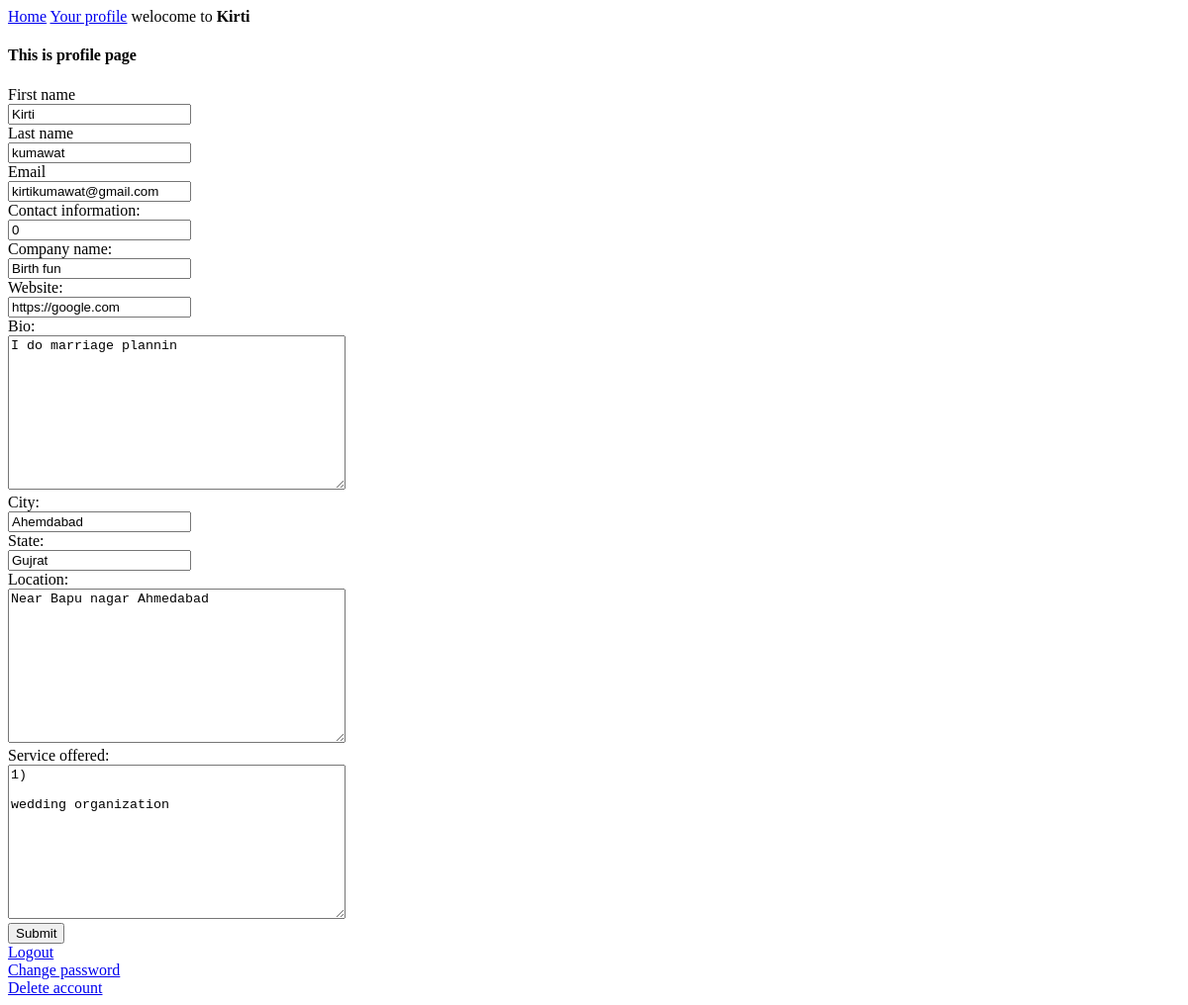
The app's page /profile/22/ (signed in), older data.
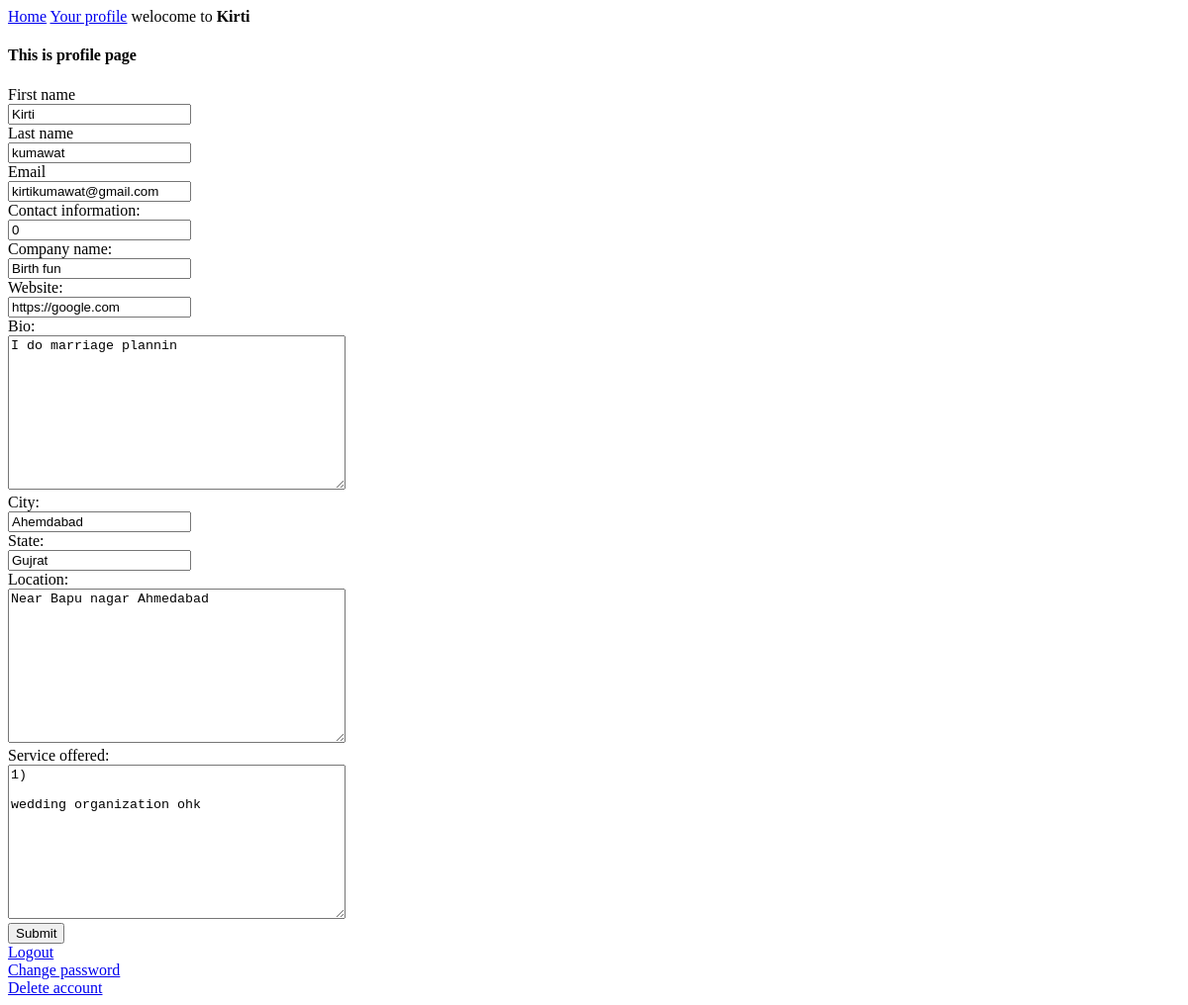
The same page, newer data.
### EventPlanner/models.py (models this page shows, shortened)
class UserProfile(models.Model):
    user = models.OneToOneField(User,on_delete=models.CASCADE)
    user_type = models.CharField(choices=user_type_choices,max_length=50)
    contact_info = models.CharField(max_length=200,blank=True,null=True,verbose_name='Contact information')
    company_name = models.CharField(max_length=50,blank=True,null=True)
    website = models.URLField(max_length=200,blank=True,null=True)
    bio = models.TextField(blank=True,null=True)
    city = models.CharField(max_length=20,null=False,blank=False)
    state = models.CharField(max_length=20,null=False,blank=False)
    location = models.TextField(blank=True,null=True)
    service_offered = models.TextField(blank=True,null=True)

### EventPlanner/views.py (the view, shortened to what this page needs)
# urls.py: path('profile/<int:pk>/',views.profile),
@login_required(login_url='/login-E/')
def profile(request,pk):
    user_errors = None
    profile_errors = None
    user = User.objects.get(id=pk)
    user_profile = UserProfile.objects.get(user = user)
    profile_form = UserProfileForm(instance=user_profile,initial={'website': user_profile.website if user_profile.website else 'https://'})
    user_form = UserForm(instance = user)
    context = {'UserProfileForm':profile_form,'user_errors':user_errors,'profile_errors':profile_errors,'user_form':user_form,'user_profile':user_profile}
    return render(request,'EventPlanner/profile.html',context)

### EventPlanner/forms.py
class UserProfileForm(ModelForm):
    class Meta:
        model = UserProfile
        fields = '__all__'
        exclude = ('user_type','user',)

class UserForm(ModelForm):
    class Meta:
        model = User
        fields = ['first_name','last_name','email']

### EventPlanner/templates/EventPlanner/profile.html (shortened to what this page needs)
{% extends 'customer/home.html' %}
{% block content %}
<h4>This is profile page</h4>
{% if request.user == user_profile.user %}
<form action="" method="POST">
    <div>First name</div>
    <div>{{user_form.first_name}}</div>
    <div>Last name</div>
    <div>{{user_form.last_name}}</div>
    <div>Email</div>
    <div>{{user_form.email}}</div>
    {% if user_profile.user_type == 'is_event_planner' %}
        {% for field in UserProfileForm %}
            <div>{{field.label_tag}}</div>
            <div>{{field}}</div>
        {% endfor %}
    {% endif %}
    <input type="submit" value="Submit">
</form>
<div>
    <a href="/logout/">Logout</a>
</div>
<div>
    <a href="/change-password/">Change password</a>
</div>
<div>
    <a href="/delete-account/">Delete account</a>
</div>
{% endif %}
{% endblock %}

Row changes from the older to the newer data that the page shows:
changed UserProfile "Birth fun": service_offered "1) wedding organization" → "1) wedding organization ohk"
